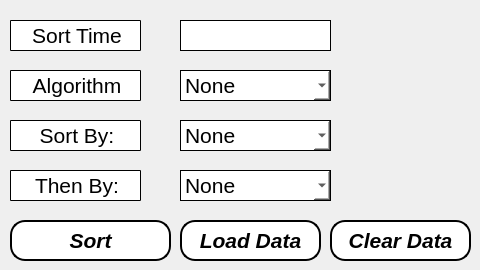
                   <widget class="QFrame" name="frame_8">
                    <property name="sizePolicy">
                     <sizepolicy hsizetype="Preferred" vsizetype="Preferred">
                      <horstretch>0</horstretch>
                      <verstretch>10</verstretch>
                     </sizepolicy>
                    </property>
                    <property name="styleSheet">
                     <string notr="true">border:none;</string>
                    </property>
                    <property name="frameShape">
                     <enum>QFrame::StyledPanel</enum>
                    </property>
                    <property name="frameShadow">
                     <enum>QFrame::Raised</enum>
                    </property>
                    <widget class="QPushButton" name="sortingButton">
                     <property name="geometry">
                      <rect>
                       <x>10</x>
                       <y>220</y>
                       <width>161</width>
                       <height>41</height>
                      </rect>
                     </property>
                     <property name="sizePolicy">
                      <sizepolicy hsizetype="Minimum" vsizetype="Preferred">
                       <horstretch>0</horstretch>
                       <verstretch>2</verstretch>
                      </sizepolicy>
                     </property>
                     <property name="font">
                      <font>
                       <family>Segoe UI</family>
                       <pointsize>16</pointsize>
                       <weight>75</weight>
                       <italic>true</italic>
                       <bold>true</bold>
                       <strikeout>false</strikeout>
                      </font>
                     </property>
                     <property name="styleSheet">
                      <string notr="true">
QPushButton{
background-color: rgb(255, 255, 255);
border:2px solid black;
border-radius:15px;
}

QPushButton:hover {
	background-color: rgb(0, 255, 255);
	color:black;
}
QPushButton:pressed{
	
	background-color: rgb(224, 176, 255);
	color:black;
}</string>
                     </property>
                     <property name="text">
                      <string>Sort</string>
                     </property>
                     <property name="icon">
                      <iconset resource="Resources/resources.qrc">
                       <normaloff>:/Icons/whiteIcons/sliders.svg</normaloff>:/Icons/whiteIcons/sliders.svg</iconset>
                     </property>
                     <property name="iconSize">
                      <size>
                       <width>25</width>
                       <height>25</height>
                      </size>
                     </property>
                     <property name="checkable">
                      <bool>false</bool>
                     </property>
                     <property name="checked">
                      <bool>false</bool>
                     </property>
                    </widget>
                    <widget class="QComboBox" name="thenbycomboBox">
                     <property name="geometry">
                      <rect>
                       <x>180</x>
                       <y>170</y>
                       <width>151</width>
                       <height>31</height>
                      </rect>
                     </property>
                     <property name="font">
                      <font>
                       <family>Segoe UI</family>
                       <pointsize>16</pointsize>
                      </font>
                     </property>
                     <property name="styleSheet">
                      <string notr="true">background-color: rgb(255, 255, 255);
color:rgb(0, 0, 0);
border:1px solid black;</string>
                     </property>
                     <property name="currentIndex">
                      <number>0</number>
                     </property>
                     <property name="iconSize">
                      <size>
                       <width>16</width>
                       <height>16</height>
                      </size>
                     </property>
                     <property name="duplicatesEnabled">
                      <bool>false</bool>
                     </property>
                     <item>
                      <property name="text">
                       <string>None</string>
                      </property>
                     </item>
                     <item>
                      <property name="text">
                       <string>Car Name</string>
                      </property>
                     </item>
                     <item>
                      <property name="text">
                       <string>Model</string>
                      </property>
                     </item>
                     <item>
                      <property name="text">
                       <string>Price</string>
                      </property>
                     </item>
                     <item>
                      <property name="text">
                       <string>Mileage</string>
                      </property>
                     </item>
                     <item>
                      <property name="text">
                       <string>Fuel Type</string>
                      </property>
                     </item>
                     <item>
                      <property name="text">
                       <string>Engine</string>
                      </property>
                     </item>
                     <item>
                      <property name="text">
                       <string>Transmission</string>
                      </property>
                     </item>
                     <item>
                      <property name="text">
                       <string>City</string>
                      </property>
                     </item>
                    </widget>
                    <widget class="QLabel" name="thenByLabel">
                     <property name="geometry">
                      <rect>
                       <x>10</x>
                       <y>170</y>
                       <width>131</width>
                       <height>31</height>
                      </rect>
                     </property>
                     <property name="styleSheet">
                      <string notr="true">background-color: rgb(255, 255, 255);
border-radius:1px;
border:1px solid black;</string>
                     </property>
                     <property name="text">
                      <string>&lt;html&gt;&lt;head/&gt;&lt;body&gt;&lt;p align=&quot;center&quot;&gt;&lt;img src=&quot;:/Icons/whiteIcons/codepen.svg&quot;/&gt;&lt;span style=&quot; font-size:16pt;&quot;&gt; Then By:&lt;/span&gt;&lt;/p&gt;&lt;/body&gt;&lt;/html&gt;</string>
                     </property>
                    </widget>
                    <widget class="QLabel" name="sortByLabel">
                     <property name="geometry">
                      <rect>
                       <x>10</x>
                       <y>120</y>
                       <width>131</width>
                       <height>31</height>
                      </rect>
                     </property>
                     <property name="styleSheet">
                      <string notr="true">background-color: rgb(255, 255, 255);
border-radius:1px;
border:1px solid black;</string>
                     </property>
                     <property name="text">
                      <string>&lt;html&gt;&lt;head/&gt;&lt;body&gt;&lt;p align=&quot;center&quot;&gt;&lt;img src=&quot;:/Icons/whiteIcons/chrome.svg&quot;/&gt;&lt;span style=&quot; font-size:16pt;&quot;&gt; Sort By:&lt;/span&gt;&lt;/p&gt;&lt;/body&gt;&lt;/html&gt;</string>
                     </property>
                    </widget>
                    <widget class="QComboBox" name="sortbycomboBox">
                     <property name="geometry">
                      <rect>
                       <x>180</x>
                       <y>120</y>
                       <width>151</width>
                       <height>31</height>
                      </rect>
                     </property>
                     <property name="font">
                      <font>
                       <family>Segoe UI</family>
                       <pointsize>16</pointsize>
                      </font>
                     </property>
                     <property name="styleSheet">
                      <string notr="true">background-color: rgb(255, 255, 255);
color:rgb(0, 0, 0);
border:1px solid black;</string>
                     </property>
                     <property name="editable">
                      <bool>false</bool>
                     </property>
                     <property name="currentIndex">
                      <number>0</number>
                     </property>
                     <item>
                      <property name="text">
                       <string>None</string>
                      </property>
                     </item>
                     <item>
                      <property name="text">
                       <string>Car Name</string>
                      </property>
                     </item>
                     <item>
                      <property name="text">
                       <string>Model</string>
                      </property>
                     </item>
                     <item>
                      <property name="text">
                       <string>Price</string>
                      </property>
                     </item>
                     <item>
                      <property name="text">
                       <string>Mileage</string>
                      </property>
                     </item>
                     <item>
                      <property name="text">
                       <string>Fuel Type</string>
                      </property>
                     </item>
                     <item>
                      <property name="text">
                       <string>Engine</string>
                      </property>
                     </item>
                     <item>
                      <property name="text">
                       <string>Transmission</string>
                      </property>
                     </item>
                     <item>
                      <property name="text">
                       <string>City</string>
                      </property>
                     </item>
                    </widget>
                    <widget class="QComboBox" name="algorithmcomboBox">
                     <property name="geometry">
                      <rect>
                       <x>180</x>
                       <y>70</y>
                       <width>151</width>
                       <height>31</height>
                      </rect>
                     </property>
                     <property name="font">
                      <font>
                       <family>Segoe UI</family>
                       <pointsize>16</pointsize>
                      </font>
                     </property>
                     <property name="styleSheet">
                      <string notr="true">background-color: rgb(255, 255, 255);
color:rgb(0, 0, 0);
border:1px solid black;</string>
                     </property>
                     <item>
                      <property name="text">
                       <string>None</string>
                      </property>
                     </item>
                     <item>
                      <property name="text">
                       <string>Bubble Sort</string>
                      </property>
                     </item>
                     <item>
                      <property name="text">
                       <string>Selection Sort</string>
                      </property>
                     </item>
                     <item>
                      <property name="text">
                       <string>Insertion Sort</string>
                      </property>
                     </item>
                     <item>
                      <property name="text">
                       <string>Merge Sort</string>
                      </property>
                     </item>
                     <item>
                      <property name="text">
                       <string>Hybrid Merge Sort</string>
                      </property>
                     </item>
                     <item>
                      <property name="text">
                       <string>Counting Sort</string>
                      </property>
                     </item>
                     <item>
                      <property name="text">
                       <string>Radix Sort</string>
                      </property>
                     </item>
                     <item>
                      <property name="text">
                       <string>Bucket Sort</string>
                      </property>
                     </item>
                     <item>
                      <property name="text">
                       <string>PigeonSort</string>
                      </property>
                     </item>
                     <item>
                      <property name="text">
                       <string>ShellSort</string>
                      </property>
                     </item>
                     <item>
                      <property name="text">
                       <string>HeapSort</string>
                      </property>
                     </item>
                    </widget>
                    <widget class="QLabel" name="algorithmLabel">
                     <property name="geometry">
                      <rect>
                       <x>10</x>
                       <y>70</y>
                       <width>131</width>
                       <height>31</height>
                      </rect>
                     </property>
                     <property name="styleSheet">
                      <string notr="true">background-color: rgb(255, 255, 255);
border-radius:1px;
border:1px solid black;</string>
                     </property>
                     <property name="text">
                      <string>&lt;html&gt;&lt;head/&gt;&lt;body&gt;&lt;p align=&quot;center&quot;&gt;&lt;img src=&quot;:/Icons/whiteIcons/bar-chart-2.svg&quot;/&gt;&lt;span style=&quot; font-size:16pt;&quot;&gt; Algorithm&lt;/span&gt;&lt;/p&gt;&lt;/body&gt;&lt;/html&gt;</string>
                     </property>
                    </widget>
                    <widget class="QLabel" name="sortTimeLabel">
                     <property name="geometry">
                      <rect>
                       <x>10</x>
                       <y>20</y>
                       <width>131</width>
                       <height>31</height>
                      </rect>
                     </property>
                     <property name="styleSheet">
                      <string notr="true">background-color: rgb(255, 255, 255);
border-radius:1px;
border:1px solid black;</string>
                     </property>
                     <property name="text">
                      <string>&lt;html&gt;&lt;head/&gt;&lt;body&gt;&lt;p align=&quot;center&quot;&gt;&lt;img src=&quot;:/Icons/whiteIcons/target.svg&quot;/&gt;&lt;span style=&quot; font-size:16pt;&quot;&gt;Sort Time&lt;/span&gt;&lt;/p&gt;&lt;/body&gt;&lt;/html&gt;</string>
                     </property>
                    </widget>
                    <widget class="QLabel" name="sortingtimeShow">
                     <property name="geometry">
                      <rect>
                       <x>180</x>
                       <y>20</y>
                       <width>151</width>
                       <height>31</height>
                      </rect>
                     </property>
                     <property name="font">
                      <font>
                       <family>Segoe UI</family>
                       <pointsize>16</pointsize>
                      </font>
                     </property>
                     <property name="styleSheet">
                      <string notr="true">background-color: rgb(255, 255, 255);
border:1px solid black;</string>
                     </property>
                     <property name="text">
                      <string>&lt;html&gt;&lt;head/&gt;&lt;body&gt;&lt;p align=&quot;center&quot;&gt;&lt;br/&gt;&lt;/p&gt;&lt;/body&gt;&lt;/html&gt;</string>
                     </property>
                    </widget>
                    <widget class="QPushButton" name="sortingButton_2">
                     <property name="geometry">
                      <rect>
                       <x>180</x>
                       <y>220</y>
                       <width>141</width>
                       <height>41</height>
                      </rect>
                     </property>
                     <property name="sizePolicy">
                      <sizepolicy hsizetype="Minimum" vsizetype="Preferred">
                       <horstretch>0</horstretch>
                       <verstretch>2</verstretch>
                      </sizepolicy>
                     </property>
                     <property name="font">
                      <font>
                       <family>Segoe UI</family>
                       <pointsize>16</pointsize>
                       <weight>75</weight>
                       <italic>true</italic>
                       <bold>true</bold>
                       <strikeout>false</strikeout>
                      </font>
                     </property>
                     <property name="styleSheet">
                      <string notr="true">
QPushButton{
background-color: rgb(255, 255, 255);
border:2px solid black;
border-radius:15px;
}

QPushButton:hover {
	background-color: rgb(0, 255, 255);
	color:black;
}
QPushButton:pressed{
	
	background-color: rgb(224, 176, 255);
	color:black;
}</string>
                     </property>
                     <property name="text">
                      <string>Load Data</string>
                     </property>
                     <property name="iconSize">
                      <size>
                       <width>25</width>
                       <height>25</height>
                      </size>
                     </property>
                     <property name="checkable">
                      <bool>false</bool>
                     </property>
                     <property name="checked">
                      <bool>false</bool>
                     </property>
                    </widget>
                    <widget class="QPushButton" name="sortingButton_3">
                     <property name="geometry">
                      <rect>
                       <x>330</x>
                       <y>220</y>
                       <width>141</width>
                       <height>41</height>
                      </rect>
                     </property>
                     <property name="sizePolicy">
                      <sizepolicy hsizetype="Minimum" vsizetype="Preferred">
                       <horstretch>0</horstretch>
                       <verstretch>2</verstretch>
                      </sizepolicy>
                     </property>
                     <property name="font">
                      <font>
                       <family>Segoe UI</family>
                       <pointsize>16</pointsize>
                       <weight>75</weight>
                       <italic>true</italic>
                       <bold>true</bold>
                       <strikeout>false</strikeout>
                      </font>
                     </property>
                     <property name="styleSheet">
                      <string notr="true">
QPushButton{
background-color: rgb(255, 255, 255);
border:2px solid black;
border-radius:15px;
}

QPushButton:hover {
	background-color: rgb(0, 255, 255);
	color:black;
}
QPushButton:pressed{
	
	background-color: rgb(224, 176, 255);
	color:black;
}</string>
                     </property>
                     <property name="text">
                      <string>Clear Data</string>
                     </property>
                     <property name="iconSize">
                      <size>
                       <width>25</width>
                       <height>25</height>
                      </size>
                     </property>
                     <property name="checkable">
                      <bool>false</bool>
                     </property>
                     <property name="checked">
                      <bool>false</bool>
                     </property>
                    </widget>
                   </widget>
